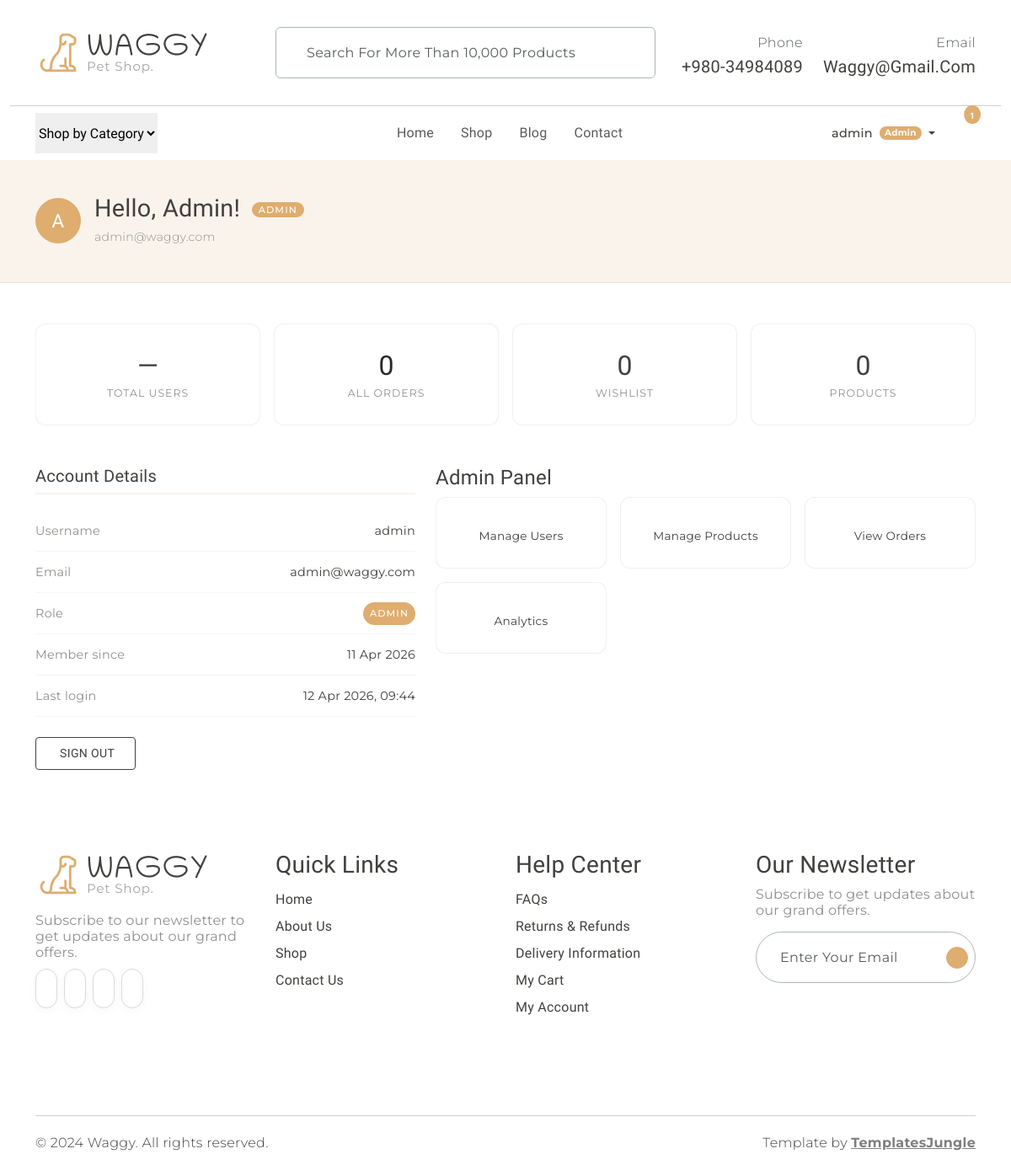
The app's page /dashboard (signed in) with its own data.
### models.py (models this page shows, shortened)
class User(UserMixin, db.Model):
    __tablename__ = "users"
    id            = db.Column(db.Integer,     primary_key=True)
    username      = db.Column(db.String(80),  unique=True, nullable=False)
    email         = db.Column(db.String(120), unique=True, nullable=False)
    password_hash = db.Column(db.String(256), nullable=False)
    role          = db.Column(db.String(20),  nullable=False, default="customer")
    is_active     = db.Column(db.Boolean,     nullable=False, default=True)
    created_at    = db.Column(db.DateTime,    nullable=False, default=datetime.utcnow)
    last_login_at = db.Column(db.DateTime,    nullable=True)
    @property
    def is_admin(self) -> bool:
        return self.role == "admin"

### app.py (the view)
    @main_bp.route("/dashboard")
    @login_required
    def dashboard():
        return render_template("dashboard.html")

### templates/dashboard.html (shortened to what this page needs)
{% extends "base.html" %}
{% block content %}
<div class="dash-hero">
  <div class="container">
    <div class="d-flex align-items-center gap-3">
      <div class="dash-avatar">{{ current_user.username[0].upper() }}</div>
      <div>
        <h2>
          Hello, {{ current_user.username }}!
          <span class="role-badge {{ current_user.role }}">
            {{ current_user.role | capitalize }}
          </span>
        </h2>
        <p class="mb-0 secondary-font" style="color: #908F8D; font-size: 0.875rem;">
          {{ current_user.email }}
        </p>
      </div>
    </div>
  </div>
</div>
<div class="container my-5">
  <div class="row g-3 mb-5">
    {% if current_user.is_admin %}
      <div class="col-6 col-md-3">
        <div class="stat-card">
          <div class="stat-value">—</div>
          <div class="stat-lbl">Total Users</div>
        </div>
      </div>
    {% endif %}
    <div class="col-6 col-md-3">
      <a href="{% if current_user.is_admin %}{{ url_for('orders.orders_list') }}{% else %}{{ url_for('orders.my_orders') }}{% endif %}"
         class="stat-card text-decoration-none d-block">
        <div class="stat-value">{{ current_user.orders | length }}</div>
        <div class="stat-lbl">{% if current_user.is_admin %}All Orders{% else %}My Orders{% endif %}</div>
      </a>
    </div>
    <div class="col-6 col-md-3">
      <div class="stat-card">
        <div class="stat-value">0</div>
        <div class="stat-lbl">Wishlist</div>
      </div>
    </div>
    <div class="col-6 col-md-3">
      <div class="stat-card">
        <div class="stat-value">0</div>
        <div class="stat-lbl">{% if current_user.is_admin %}Products{% else %}Saved Items{% endif %}</div>
      </div>
    </div>
  </div>
  <div class="row g-4">
    <div class="col-md-5 info-section">
      <h4>Account Details</h4>
      <div class="info-row">
        <span class="lbl">Username</span>
        <span>{{ current_user.username }}</span>
      </div>
      <div class="info-row">
        <span class="lbl">Email</span>
        <span>{{ current_user.email }}</span>
      </div>
      <div class="info-row">
        <span class="lbl">Role</span>
        <span class="role-badge {{ current_user.role }}">{{ current_user.role | capitalize }}</span>
      </div>
      <div class="info-row">
        <span class="lbl">Member since</span>
        <span>{{ current_user.created_at.strftime('%d %b %Y') }}</span>
      </div>
      <div class="info-row">
        <span class="lbl">Last login</span>
        <span>
          {% if current_user.last_login_at %}
            {{ current_user.last_login_at.strftime('%d %b %Y, %H:%M') }}
          {% else %}
            —
          {% endif %}
        </span>
      </div>
      <div class="mt-4">
        <a href="{{ url_for('auth.logout') }}"
           class="btn btn-outline-dark rounded-1"
           style="font-size: 0.875rem; padding: 0.5rem 1.5rem;">
          Sign Out
        </a>
      </div>
    </div>
    <div class="col-md-7">
      <h4 class="info-section">
        {% if current_user.is_admin %}Admin Panel{% else %}My Account{% endif %}
      </h4>
      <div class="row g-3">
        {% if current_user.is_admin %}
          <div class="col-6 col-sm-4">
            <a href="#" class="quick-link">
              <span>Manage Users</span>
            </a>
          </div>
          <div class="col-6 col-sm-4">
            <a href="{{ url_for('shop.change_listing') }}" class="quick-link">
              <span>Manage Products</span>
            </a>
          </div>
          <div class="col-6 col-sm-4">
            <a href="{{ url_for('orders.orders_list') }}" class="quick-link">
              <span>View Orders</span>
            </a>
          </div>
          <div class="col-6 col-sm-4">
            <a href="#" class="quick-link">
              <span>Analytics</span>
            </a>
          </div>
        {% endif %}
      </div>
    </div>
  </div>
</div>
{% endblock %}

### templates/base.html (shortened to what this page needs)
<!DOCTYPE html>
<html lang="en">
<head>
  <link rel="stylesheet" href="https://cdn.jsdelivr.net/npm/swiper@9/swiper-bundle.min.css" />
  <link href="https://cdn.jsdelivr.net/npm/bootstrap@5.3.0-alpha3/dist/css/bootstrap.min.css" rel="stylesheet"
>
  <link rel="stylesheet" href="{{ url_for('static', filename='css/normalize.css') }}">
  <link rel="stylesheet" href="{{ url_for('static', filename='css/vendor.css') }}">
  <link rel="stylesheet" href="{{ url_for('static', filename='style.css') }}">
</head>
<body>
  <header>
    <div class="container py-2">
      <div class="row py-4 pb-0 pb-sm-4 align-items-center">
        <div class="col-sm-4 col-lg-3 text-center text-sm-start">
          <a href="{{ url_for('main.index') }}">
            <img src="{{ url_for('static', filename='images/logo.png') }}" alt="Waggy" class="img-fluid">
          </a>
        </div>
        <div class="col-sm-6 offset-sm-2 offset-md-0 col-lg-5 d-none d-lg-block">
          <div class="search-bar border rounded-2 px-3 border-dark-subtle">
            <form class="text-center d-flex align-items-center" action="" method="get">
              <input type="text" class="form-control border-0 bg-transparent"
                placeholder="Search for more than 10,000 products" name="q" />
            </form>
          </div>
        </div>
        <div class="col-sm-8 col-lg-4 d-flex justify-content-end gap-4 align-items-center mt-4 mt-sm-0 justify-content-center justify-content-sm-end">
          <div class="support-box text-end d-none d-xl-block">
            <span class="fs-6 secondary-font text-muted">Phone</span>
            <h5 class="mb-0">+980-34984089</h5>
          </div>
          <div class="support-box text-end d-none d-xl-block">
            <span class="fs-6 secondary-font text-muted">Email</span>
            <h5 class="mb-0">waggy@gmail.com</h5>
          </div>
        </div>
      </div>
    </div>
    <div class="container-fluid"><hr class="m-0"></div>
    <div class="container">
      <nav class="main-menu d-flex navbar navbar-expand-lg">
        <div class="offcanvas offcanvas-end" tabindex="-1" id="offcanvasNavbar">
          <div class="offcanvas-body justify-content-between">
            <select class="filter-categories border-0 mb-0 me-5">
              <option>Shop by Category</option>
            </select>
            <ul class="navbar-nav menu-list list-unstyled d-flex gap-md-3 mb-0">
              <li class="nav-item">
                <a href="{{ url_for('main.index') }}"
                   class="nav-link {% if request.endpoint == 'main.index' %}active{% endif %}">
                  Home
                </a>
              </li>
              <li class="nav-item">
                <a href="{{ url_for('shop.index') }}"
                   class="nav-link {% if request.endpoint and request.endpoint.startswith('shop.') %}active{% endif %}">
                  Shop
                </a>
              </li>
              <li class="nav-item">
                <a href="#" class="nav-link">Blog</a>
              </li>
              <li class="nav-item">
                <a href="#" class="nav-link">Contact</a>
              </li>
            </ul>
            <div class="d-none d-lg-flex align-items-center">
              <ul class="d-flex justify-content-end list-unstyled m-0 align-items-center gap-1">
                {% if current_user.is_authenticated %}
                  <li class="nav-item dropdown">
                    <a class="nav-link dropdown-toggle d-flex align-items-center gap-1 mx-2"
                       href="#" role="button" data-bs-toggle="dropdown" aria-expanded="false">
                      <span class="secondary-font" style="font-size:0.9rem; font-weight:500;">
                        {{ current_user.username }}
                      </span>
                      {% if current_user.is_admin %}
                        <span class="badge rounded-pill bg-primary ms-1"
                              style="font-family:var(--secondary-font); font-size:0.65rem; padding:0.3em 0.6em;">
                          Admin
                        </span>
                      {% endif %}
                    </a>
                  </li>
                {% endif %}
                <li>
                </li>
                <li class="position-relative">
                  <a href="{{ url_for('cart.view_cart') }}" class="mx-2"
                     data-bs-toggle="offcanvas" data-bs-target="#offcanvasCart">
                    <span class="position-absolute translate-middle badge rounded-circle bg-primary pt-2 cart-badge"
                          style="font-size:0.65rem; top:2px; left:calc(100% - 4px);
                                 {{ 'display:none;' if cart_count == 0 }}">
                      {{ cart_count if cart_count > 0 else '' }}
                    </span>
                  </a>
                </li>
              </ul>
            </div>
          </div>
        </div>
      </nav>
    </div>
  </header>
  {% block content %}{% endblock %}
  <footer id="footer" class="my-5">
    <div class="container py-5 my-5">
      <div class="row">
        <div class="col-md-3">
          <div class="footer-menu">
            <img src="{{ url_for('static', filename='images/logo.png') }}" alt="Waggy">
            <p class="blog-paragraph fs-6 mt-3">Subscribe to our newsletter to get updates about our grand offers.</p>
            <div class="social-links">
              <ul class="d-flex list-unstyled gap-2">
                <li class="social"><a href="#"><iconify-icon class="social-icon" icon="ri:facebook-fill"></iconify-icon></a></li>
                <li class="social"><a href="#"><iconify-icon class="social-icon" icon="ri:twitter-fill"></iconify-icon></a></li>
                <li class="social"><a href="#"><iconify-icon class="social-icon" icon="ri:instagram-fill"></iconify-icon></a></li>
                <li class="social"><a href="#"><iconify-icon class="social-icon" icon="ri:youtube-fill"></iconify-icon></a></li>
              </ul>
            </div>
          </div>
        </div>
        <div class="col-md-3">
          <div class="footer-menu">
            <h3>Quick Links</h3>
            <ul class="menu-list list-unstyled">
              <li class="menu-item"><a href="{{ url_for('main.index') }}" class="nav-link">Home</a></li>
              <li class="menu-item"><a href="#" class="nav-link">About Us</a></li>
              <li class="menu-item"><a href="{{ url_for('shop.index') }}" class="nav-link">Shop</a></li>
              <li class="menu-item"><a href="#" class="nav-link">Contact Us</a></li>
            </ul>
          </div>
        </div>
        <div class="col-md-3">
          <div class="footer-menu">
            <h3>Help Center</h3>
            <ul class="menu-list list-unstyled">
              <li class="menu-item"><a href="#" class="nav-link">FAQs</a></li>
              <li class="menu-item"><a href="#" class="nav-link">Returns &amp; Refunds</a></li>
              <li class="menu-item"><a href="#" class="nav-link">Delivery Information</a></li>
              <li class="menu-item">
                <a href="{{ url_for('cart.view_cart') }}" class="nav-link">My Cart</a>
              </li>
              {% if current_user.is_authenticated %}
                <li class="menu-item"><a href="{{ url_for('main.dashboard') }}" class="nav-link">My Account</a></li>
              {% else %}
                <li class="menu-item"><a href="{{ url_for('auth.login') }}" class="nav-link">Login / Register</a></li>
              {% endif %}
            </ul>
          </div>
        </div>
        <div class="col-md-3">
          <div>
            <h3>Our Newsletter</h3>
            <p class="blog-paragraph fs-6">Subscribe to get updates about our grand offers.</p>
            <div class="search-bar border rounded-pill border-dark-subtle px-2">
              <form class="text-center d-flex align-items-center" action="" method="post">
                <input type="email" class="form-control border-0 bg-transparent" placeholder="Enter your email" />
                <iconify-icon class="send-icon" icon="tabler:location-filled"></iconify-icon>
              </form>
            </div>
          </div>
        </div>
      </div>
    </div>
  </footer>
  <div id="footer-bottom">
    <div class="container">
      <hr class="m-0">
      <div class="row mt-3">
        <div class="col-md-6 copyright">
          <p class="secondary-font">© 2024 Waggy. All rights reserved.</p>
        </div>
        <div class="col-md-6 text-md-end">
          <p class="secondary-font">
            Template by <a href="https://templatesjungle.com/" target="_blank"
              class="text-decoration-underline fw-bold text-black-50">TemplatesJungle</a>
          </p>
        </div>
      </div>
    </div>
  </div>
</body>
</html>

### records on screen
User: username "admin", username "A", username "Admin", role "ADMIN", email "admin@waggy.com", created_at "11 Apr 2026", last_login_at "12 Apr 2026, 09:44"

### other values on screen
{{ cart_count if cart_count > 0 else '' }} "1"
{{ current_user.orders | length }} "0"
